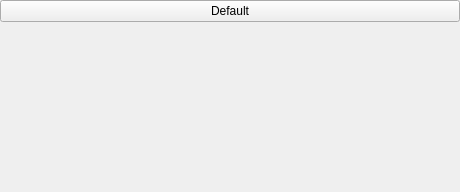
<?xml version="1.0" encoding="UTF-8"?>
<ui version="4.0">
 <class>Form</class>
 <widget class="QWidget" name="Form">
  <property name="geometry">
   <rect>
    <x>0</x>
    <y>0</y>
    <width>460</width>
    <height>192</height>
   </rect>
  </property>
  <property name="windowTitle">
   <string>Form</string>
  </property>
  <layout class="QVBoxLayout" name="verticalLayout_2">
   <property name="spacing">
    <number>0</number>
   </property>
   <property name="leftMargin">
    <number>0</number>
   </property>
   <property name="topMargin">
    <number>0</number>
   </property>
   <property name="rightMargin">
    <number>0</number>
   </property>
   <property name="bottomMargin">
    <number>0</number>
   </property>
   <item>
    <widget class="QPushButton" name="pbHead">
     <property name="locale">
      <locale language="English" country="UnitedStates"/>
     </property>
     <property name="text">
      <string>Default</string>
     </property>
     <property name="checked">
      <bool>false</bool>
     </property>
     <property name="flat">
      <bool>false</bool>
     </property>
    </widget>
   </item>
   <item>
    <widget class="QWidget" name="ContentWidget" native="true">
     <property name="sizePolicy">
      <sizepolicy hsizetype="Preferred" vsizetype="Maximum">
       <horstretch>0</horstretch>
       <verstretch>0</verstretch>
      </sizepolicy>
     </property>
    </widget>
   </item>
   <item>
    <spacer name="verticalSpacer">
     <property name="orientation">
      <enum>Qt::Vertical</enum>
     </property>
     <property name="sizeHint" stdset="0">
      <size>
       <width>20</width>
       <height>40</height>
      </size>
     </property>
    </spacer>
   </item>
  </layout>
 </widget>
 <resources/>
 <connections/>
</ui>
